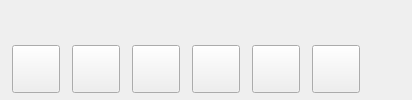
                                            <widget class="QWidget" name="_ThanksWrapper" native="true">
                                                <layout class="QVBoxLayout" name="_ThanksWrapperLayout">
                                                    <property name="spacing">
                                                        <number>12</number>
                                                    </property>
                                                    <property name="leftMargin">
                                                        <number>0</number>
                                                    </property>
                                                    <property name="topMargin">
                                                        <number>0</number>
                                                    </property>
                                                    <property name="rightMargin">
                                                        <number>0</number>
                                                    </property>
                                                    <property name="bottomMargin">
                                                        <number>0</number>
                                                    </property>
                                                    <item>
                                                        <widget class="QLabel" name="_ThanksTip">
                                                            <property name="minimumSize">
                                                                <size>
                                                                    <width>0</width>
                                                                    <height>26</height>
                                                                </size>
                                                            </property>
                                                            <property name="maximumSize">
                                                                <size>
                                                                    <width>16777215</width>
                                                                    <height>26</height>
                                                                </size>
                                                            </property>
                                                            <property name="styleSheet">
                                                                <string notr="true"/>
                                                            </property>
                                                            <property name="text">
                                                                <string/>
                                                            </property>
                                                        </widget>
                                                    </item>
                                                    <item>
                                                        <widget class="QWidget" name="_ThanksPanel" native="true">
                                                            <layout class="QHBoxLayout" name="_ThanksPanelLayout">
                                                                <property name="spacing">
                                                                    <number>12</number>
                                                                </property>
                                                                <property name="leftMargin">
                                                                    <number>12</number>
                                                                </property>
                                                                <property name="topMargin">
                                                                    <number>0</number>
                                                                </property>
                                                                <property name="rightMargin">
                                                                    <number>12</number>
                                                                </property>
                                                                <property name="bottomMargin">
                                                                    <number>0</number>
                                                                </property>
                                                                <item>
                                                                    <widget class="RaptorContributor" name="_ThanksCryptroPP">
                                                                        <property name="minimumSize">
                                                                            <size>
                                                                                <width>48</width>
                                                                                <height>48</height>
                                                                            </size>
                                                                        </property>
                                                                        <property name="maximumSize">
                                                                            <size>
                                                                                <width>48</width>
                                                                                <height>48</height>
                                                                            </size>
                                                                        </property>
                                                                        <property name="cursor">
                                                                            <cursorShape>PointingHandCursor</cursorShape>
                                                                        </property>
                                                                        <property name="text">
                                                                            <string/>
                                                                        </property>
                                                                    </widget>
                                                                </item>
                                                                <item>
                                                                    <widget class="RaptorContributor" name="_ThanksCurl">
                                                                        <property name="minimumSize">
                                                                            <size>
                                                                                <width>48</width>
                                                                                <height>48</height>
                                                                            </size>
                                                                        </property>
                                                                        <property name="maximumSize">
                                                                            <size>
                                                                                <width>48</width>
                                                                                <height>48</height>
                                                                            </size>
                                                                        </property>
                                                                        <property name="cursor">
                                                                            <cursorShape>PointingHandCursor</cursorShape>
                                                                        </property>
                                                                        <property name="text">
                                                                            <string/>
                                                                        </property>
                                                                    </widget>
                                                                </item>
                                                                <item>
                                                                    <widget class="RaptorContributor" name="_ThanksSass">
                                                                        <property name="minimumSize">
                                                                            <size>
                                                                                <width>48</width>
                                                                                <height>48</height>
                                                                            </size>
                                                                        </property>
                                                                        <property name="maximumSize">
                                                                            <size>
                                                                                <width>48</width>
                                                                                <height>48</height>
                                                                            </size>
                                                                        </property>
                                                                        <property name="cursor">
                                                                            <cursorShape>PointingHandCursor</cursorShape>
                                                                        </property>
                                                                        <property name="text">
                                                                            <string/>
                                                                        </property>
                                                                    </widget>
                                                                </item>
                                                                <item>
                                                                    <widget class="RaptorContributor" name="_ThanksSECP256K1">
                                                                        <property name="minimumSize">
                                                                            <size>
                                                                                <width>48</width>
                                                                                <height>48</height>
                                                                            </size>
                                                                        </property>
                                                                        <property name="maximumSize">
                                                                            <size>
                                                                                <width>48</width>
                                                                                <height>48</height>
                                                                            </size>
                                                                        </property>
                                                                        <property name="text">
                                                                            <string/>
                                                                        </property>
                                                                    </widget>
                                                                </item>
                                                                <item>
                                                                    <widget class="RaptorContributor" name="_ThanksQt">
                                                                        <property name="minimumSize">
                                                                            <size>
                                                                                <width>48</width>
                                                                                <height>48</height>
                                                                            </size>
                                                                        </property>
                                                                        <property name="maximumSize">
                                                                            <size>
                                                                                <width>48</width>
                                                                                <height>48</height>
                                                                            </size>
                                                                        </property>
                                                                        <property name="cursor">
                                                                            <cursorShape>PointingHandCursor</cursorShape>
                                                                        </property>
                                                                        <property name="styleSheet">
                                                                            <string notr="true"/>
                                                                        </property>
                                                                        <property name="text">
                                                                            <string/>
                                                                        </property>
                                                                    </widget>
                                                                </item>
                                                                <item>
                                                                    <widget class="RaptorContributor" name="_ThanksZInt">
                                                                        <property name="minimumSize">
                                                                            <size>
                                                                                <width>48</width>
                                                                                <height>48</height>
                                                                            </size>
                                                                        </property>
                                                                        <property name="maximumSize">
                                                                            <size>
                                                                                <width>48</width>
                                                                                <height>48</height>
                                                                            </size>
                                                                        </property>
                                                                        <property name="cursor">
                                                                            <cursorShape>PointingHandCursor</cursorShape>
                                                                        </property>
                                                                        <property name="styleSheet">
                                                                            <string notr="true"/>
                                                                        </property>
                                                                        <property name="text">
                                                                            <string/>
                                                                        </property>
                                                                    </widget>
                                                                </item>
                                                                <item>
                                                                    <spacer name="_ThanksPanelSpacer">
                                                                        <property name="orientation">
                                                                            <enum>Qt::Horizontal</enum>
                                                                        </property>
                                                                        <property name="sizeHint" stdset="0">
                                                                            <size>
                                                                                <width>40</width>
                                                                                <height>20</height>
                                                                            </size>
                                                                        </property>
                                                                    </spacer>
                                                                </item>
                                                            </layout>
                                                        </widget>
                                                    </item>
                                                </layout>
                                            </widget>
